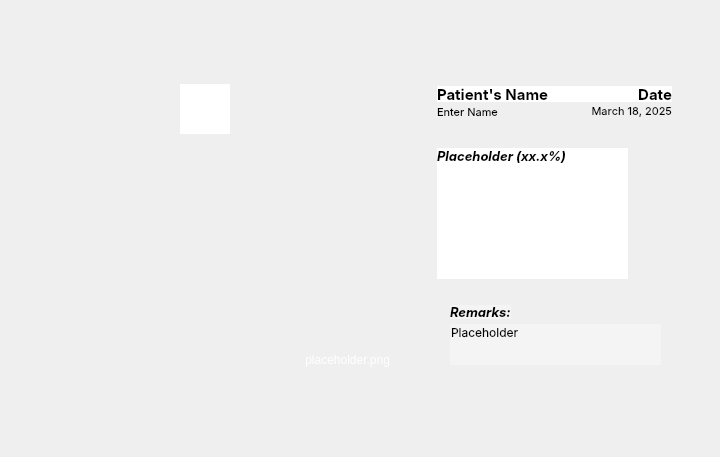
     <widget class="QWidget" name="historyViewer">
      <widget class="QPushButton" name="modifyRecordButton">
       <property name="geometry">
        <rect>
         <x>8</x>
         <y>391</y>
         <width>144</width>
         <height>57</height>
        </rect>
       </property>
       <property name="cursor">
        <cursorShape>PointingHandCursor</cursorShape>
       </property>
       <property name="styleSheet">
        <string notr="true">QPushButton {
    border: none;
    background: transparent;
    background-image: url(:images/assets/modifyrecord.png);
    background-repeat: no-repeat;
    background-position: center;
}
</string>
       </property>
       <property name="text">
        <string/>
       </property>
      </widget>
      <widget class="QPushButton" name="saveChangesButton">
       <property name="geometry">
        <rect>
         <x>161</x>
         <y>391</y>
         <width>127</width>
         <height>57</height>
        </rect>
       </property>
       <property name="cursor">
        <cursorShape>PointingHandCursor</cursorShape>
       </property>
       <property name="styleSheet">
        <string notr="true">QPushButton {
    border: none;
    background: transparent;
    background-image: url(:images/assets/savechanges.png);
    background-repeat: no-repeat;
    background-position: center;
}
</string>
       </property>
       <property name="text">
        <string/>
       </property>
      </widget>
      <widget class="QFrame" name="blackbg_2">
       <property name="geometry">
        <rect>
         <x>10</x>
         <y>84</y>
         <width>390</width>
         <height>292</height>
        </rect>
       </property>
       <property name="styleSheet">
        <string notr="true">QFrame {
    background-image: url(:images/assets/blackbg.png);
    background-repeat: no-repeat;
    background-position: center;
}
</string>
       </property>
       <widget class="QLabel" name="imagePlaceholder_2">
        <property name="geometry">
         <rect>
          <x>170</x>
          <y>0</y>
          <width>50</width>
          <height>50</height>
         </rect>
        </property>
        <property name="cursor">
         <cursorShape>ArrowCursor</cursorShape>
        </property>
        <property name="autoFillBackground">
         <bool>false</bool>
        </property>
        <property name="styleSheet">
         <string notr="true">QLabel {
    background-color: white; /* Solid white background */
}
</string>
        </property>
        <property name="text">
         <string/>
        </property>
        <property name="pixmap">
         <pixmap>C:/Users/kurtd/Desktop/New Dataset/Age-Related Macular Degeneration/25.png</pixmap>
        </property>
        <property name="scaledContents">
         <bool>true</bool>
        </property>
       </widget>
       <widget class="QLabel" name="imageName_2">
        <property name="geometry">
         <rect>
          <x>169</x>
          <y>266</y>
          <width>211</width>
          <height>20</height>
         </rect>
        </property>
        <property name="layoutDirection">
         <enum>Qt::LeftToRight</enum>
        </property>
        <property name="styleSheet">
         <string notr="true">QLabel {
background-color: transparent; 
color: white;
}</string>
        </property>
        <property name="text">
         <string>placeholder.png</string>
        </property>
        <property name="alignment">
         <set>Qt::AlignRight|Qt::AlignTrailing|Qt::AlignVCenter</set>
        </property>
       </widget>
       <widget class="QPushButton" name="xButton">
        <property name="geometry">
         <rect>
          <x>9</x>
          <y>9</y>
          <width>34</width>
          <height>33</height>
         </rect>
        </property>
        <property name="cursor">
         <cursorShape>PointingHandCursor</cursorShape>
        </property>
        <property name="styleSheet">
         <string notr="true">QPushButton {
    border: none;
    background: transparent;
    background-image: url(:images/assets/x.png);
    background-repeat: no-repeat;
    background-position: center;
}</string>
        </property>
        <property name="text">
         <string/>
        </property>
       </widget>
       <widget class="QPushButton" name="leftButton">
        <property name="geometry">
         <rect>
          <x>313</x>
          <y>9</y>
          <width>34</width>
          <height>33</height>
         </rect>
        </property>
        <property name="cursor">
         <cursorShape>PointingHandCursor</cursorShape>
        </property>
        <property name="styleSheet">
         <string notr="true">QPushButton {
    border: none;
    background: transparent;
    background-image: url(:images/assets/left.png);
    background-repeat: no-repeat;
    background-position: center;
}</string>
        </property>
        <property name="text">
         <string/>
        </property>
       </widget>
       <widget class="QPushButton" name="rightButton">
        <property name="geometry">
         <rect>
          <x>349</x>
          <y>9</y>
          <width>34</width>
          <height>33</height>
         </rect>
        </property>
        <property name="cursor">
         <cursorShape>PointingHandCursor</cursorShape>
        </property>
        <property name="styleSheet">
         <string notr="true">QPushButton {
    border: none;
    background: transparent;
    background-image: url(:images/assets/right.png);
    background-repeat: no-repeat;
    background-position: center;
}</string>
        </property>
        <property name="text">
         <string/>
        </property>
       </widget>
      </widget>
      <widget class="QWidget" name="ResultInfo" native="true">
       <property name="geometry">
        <rect>
         <x>400</x>
         <y>50</y>
         <width>311</width>
         <height>367</height>
        </rect>
       </property>
       <property name="sizePolicy">
        <sizepolicy hsizetype="Preferred" vsizetype="Preferred">
         <horstretch>0</horstretch>
         <verstretch>0</verstretch>
        </sizepolicy>
       </property>
       <property name="minimumSize">
        <size>
         <width>311</width>
         <height>367</height>
        </size>
       </property>
       <property name="maximumSize">
        <size>
         <width>0</width>
         <height>0</height>
        </size>
       </property>
       <property name="styleSheet">
        <string notr="true">QWidget {
    background-image: url(:images/assets/classification results.png);
    background-repeat: no-repeat;
    background-position: center;
}
</string>
       </property>
       <widget class="QLabel" name="resultPlaceholder_2">
        <property name="geometry">
         <rect>
          <x>37</x>
          <y>98</y>
          <width>191</width>
          <height>131</height>
         </rect>
        </property>
        <property name="palette">
         <palette>
          <active>
           <colorrole role="WindowText">
            <brush brushstyle="SolidPattern">
             <color alpha="255">
              <red>0</red>
              <green>0</green>
              <blue>0</blue>
             </color>
            </brush>
           </colorrole>
           <colorrole role="Button">
            <brush brushstyle="SolidPattern">
             <color alpha="255">
              <red>255</red>
              <green>255</green>
              <blue>255</blue>
             </color>
            </brush>
           </colorrole>
           <colorrole role="Text">
            <brush brushstyle="SolidPattern">
             <color alpha="255">
              <red>0</red>
              <green>0</green>
              <blue>0</blue>
             </color>
            </brush>
           </colorrole>
           <colorrole role="ButtonText">
            <brush brushstyle="SolidPattern">
             <color alpha="255">
              <red>0</red>
              <green>0</green>
              <blue>0</blue>
             </color>
            </brush>
           </colorrole>
           <colorrole role="Base">
            <brush brushstyle="SolidPattern">
             <color alpha="255">
              <red>255</red>
              <green>255</green>
              <blue>255</blue>
             </color>
            </brush>
           </colorrole>
           <colorrole role="Window">
            <brush brushstyle="SolidPattern">
             <color alpha="255">
              <red>255</red>
              <green>255</green>
              <blue>255</blue>
             </color>
            </brush>
           </colorrole>
           <colorrole role="PlaceholderText">
            <brush brushstyle="SolidPattern">
             <color alpha="128">
              <red>0</red>
              <green>0</green>
              <blue>0</blue>
             </color>
            </brush>
           </colorrole>
          </active>
          <inactive>
           <colorrole role="WindowText">
            <brush brushstyle="SolidPattern">
             <color alpha="255">
              <red>0</red>
              <green>0</green>
              <blue>0</blue>
             </color>
            </brush>
           </colorrole>
           <colorrole role="Button">
            <brush brushstyle="SolidPattern">
             <color alpha="255">
              <red>255</red>
              <green>255</green>
              <blue>255</blue>
             </color>
            </brush>
           </colorrole>
           <colorrole role="Text">
            <brush brushstyle="SolidPattern">
             <color alpha="255">
              <red>0</red>
              <green>0</green>
              <blue>0</blue>
             </color>
            </brush>
           </colorrole>
           <colorrole role="ButtonText">
            <brush brushstyle="SolidPattern">
             <color alpha="255">
              <red>0</red>
              <green>0</green>
              <blue>0</blue>
             </color>
            </brush>
           </colorrole>
           <colorrole role="Base">
            <brush brushstyle="SolidPattern">
             <color alpha="255">
              <red>255</red>
              <green>255</green>
              <blue>255</blue>
             </color>
            </brush>
           </colorrole>
           <colorrole role="Window">
            <brush brushstyle="SolidPattern">
             <color alpha="255">
              <red>255</red>
              <green>255</green>
              <blue>255</blue>
             </color>
            </brush>
           </colorrole>
           <colorrole role="PlaceholderText">
            <brush brushstyle="SolidPattern">
             <color alpha="128">
              <red>0</red>
              <green>0</green>
              <blue>0</blue>
             </color>
            </brush>
           </colorrole>
          </inactive>
          <disabled>
           <colorrole role="WindowText">
            <brush brushstyle="SolidPattern">
             <color alpha="255">
              <red>0</red>
              <green>0</green>
              <blue>0</blue>
             </color>
            </brush>
           </colorrole>
           <colorrole role="Button">
            <brush brushstyle="SolidPattern">
             <color alpha="255">
              <red>255</red>
              <green>255</green>
              <blue>255</blue>
             </color>
            </brush>
           </colorrole>
           <colorrole role="Text">
            <brush brushstyle="SolidPattern">
             <color alpha="255">
              <red>0</red>
              <green>0</green>
              <blue>0</blue>
             </color>
            </brush>
           </colorrole>
           <colorrole role="ButtonText">
            <brush brushstyle="SolidPattern">
             <color alpha="255">
              <red>0</red>
              <green>0</green>
              <blue>0</blue>
             </color>
            </brush>
           </colorrole>
           <colorrole role="Base">
            <brush brushstyle="SolidPattern">
             <color alpha="255">
              <red>255</red>
              <green>255</green>
              <blue>255</blue>
             </color>
            </brush>
           </colorrole>
           <colorrole role="Window">
            <brush brushstyle="SolidPattern">
             <color alpha="255">
              <red>255</red>
              <green>255</green>
              <blue>255</blue>
             </color>
            </brush>
           </colorrole>
           <colorrole role="PlaceholderText">
            <brush brushstyle="SolidPattern">
             <color alpha="128">
              <red>0</red>
              <green>0</green>
              <blue>0</blue>
             </color>
            </brush>
           </colorrole>
          </disabled>
         </palette>
        </property>
        <property name="font">
         <font>
          <family>Inter</family>
          <pointsize>10</pointsize>
          <italic>true</italic>
          <bold>true</bold>
         </font>
        </property>
        <property name="styleSheet">
         <string notr="true">QLabel {
    background-color: white; /* Solid white background */
    color: black; /* Ensure text stays visible */
}
</string>
        </property>
        <property name="lineWidth">
         <number>0</number>
        </property>
        <property name="text">
         <string>Placeholder (xx.x%)</string>
        </property>
        <property name="alignment">
         <set>Qt::AlignLeading|Qt::AlignLeft|Qt::AlignTop</set>
        </property>
        <property name="wordWrap">
         <bool>true</bool>
        </property>
       </widget>
       <widget class="QLabel" name="nameLabel_2">
        <property name="geometry">
         <rect>
          <x>37</x>
          <y>36</y>
          <width>131</width>
          <height>16</height>
         </rect>
        </property>
        <property name="font">
         <font>
          <family>Inter</family>
          <pointsize>11</pointsize>
          <bold>true</bold>
         </font>
        </property>
        <property name="styleSheet">
         <string notr="true">QLabel {
    background-color: white; /* Solid white background */
    color: black; /* Ensure text stays visible */
}
</string>
        </property>
        <property name="text">
         <string>Patient's Name</string>
        </property>
       </widget>
       <widget class="QLabel" name="dateLabel_2">
        <property name="geometry">
         <rect>
          <x>161</x>
          <y>36</y>
          <width>111</width>
          <height>16</height>
         </rect>
        </property>
        <property name="font">
         <font>
          <family>Inter</family>
          <pointsize>11</pointsize>
          <bold>true</bold>
         </font>
        </property>
        <property name="styleSheet">
         <string notr="true">QLabel {
    background-color: white; /* Solid white background */
    color: black; /* Ensure text stays visible */
}
</string>
        </property>
        <property name="text">
         <string>Date</string>
        </property>
        <property name="alignment">
         <set>Qt::AlignRight|Qt::AlignTrailing|Qt::AlignVCenter</set>
        </property>
       </widget>
       <widget class="QLabel" name="nameValue_2">
        <property name="geometry">
         <rect>
          <x>37</x>
          <y>50</y>
          <width>131</width>
          <height>24</height>
         </rect>
        </property>
        <property name="font">
         <font>
          <family>Inter</family>
          <pointsize>8</pointsize>
          <bold>false</bold>
          <kerning>false</kerning>
         </font>
        </property>
        <property name="styleSheet">
         <string notr="true">QLabel {
    background-color: transparent; /* Solid white background */
    color: black; /* Ensure text stays visible */
}
</string>
        </property>
        <property name="text">
         <string>Enter Name</string>
        </property>
       </widget>
       <widget class="QLabel" name="dateValue_2">
        <property name="geometry">
         <rect>
          <x>161</x>
          <y>50</y>
          <width>111</width>
          <height>21</height>
         </rect>
        </property>
        <property name="font">
         <font>
          <family>Inter</family>
          <pointsize>8</pointsize>
          <bold>false</bold>
          <kerning>false</kerning>
         </font>
        </property>
        <property name="styleSheet">
         <string notr="true">QLabel {
    background-color: transparent; /* Solid white background */
    color: black; /* Ensure text stays visible */
}
</string>
        </property>
        <property name="text">
         <string>March 18, 2025</string>
        </property>
        <property name="alignment">
         <set>Qt::AlignRight|Qt::AlignTrailing|Qt::AlignVCenter</set>
        </property>
       </widget>
       <widget class="QLabel" name="remarkLabel_2">
        <property name="geometry">
         <rect>
          <x>50</x>
          <y>255</y>
          <width>61</width>
          <height>14</height>
         </rect>
        </property>
        <property name="palette">
         <palette>
          <active>
           <colorrole role="WindowText">
            <brush brushstyle="SolidPattern">
             <color alpha="255">
              <red>0</red>
              <green>0</green>
              <blue>0</blue>
             </color>
            </brush>
           </colorrole>
           <colorrole role="Button">
            <brush brushstyle="SolidPattern">
             <color alpha="255">
              <red>244</red>
              <green>244</green>
              <blue>244</blue>
             </color>
            </brush>
           </colorrole>
           <colorrole role="Text">
            <brush brushstyle="SolidPattern">
             <color alpha="255">
              <red>0</red>
              <green>0</green>
              <blue>0</blue>
             </color>
            </brush>
           </colorrole>
           <colorrole role="ButtonText">
            <brush brushstyle="SolidPattern">
             <color alpha="255">
              <red>0</red>
              <green>0</green>
              <blue>0</blue>
             </color>
            </brush>
           </colorrole>
           <colorrole role="Base">
            <brush brushstyle="SolidPattern">
             <color alpha="255">
              <red>244</red>
              <green>244</green>
              <blue>244</blue>
             </color>
            </brush>
           </colorrole>
           <colorrole role="Window">
            <brush brushstyle="SolidPattern">
             <color alpha="255">
              <red>244</red>
              <green>244</green>
              <blue>244</blue>
             </color>
            </brush>
           </colorrole>
           <colorrole role="PlaceholderText">
            <brush brushstyle="SolidPattern">
             <color alpha="128">
              <red>0</red>
              <green>0</green>
              <blue>0</blue>
             </color>
            </brush>
           </colorrole>
          </active>
          <inactive>
           <colorrole role="WindowText">
            <brush brushstyle="SolidPattern">
             <color alpha="255">
              <red>0</red>
              <green>0</green>
              <blue>0</blue>
             </color>
            </brush>
           </colorrole>
           <colorrole role="Button">
            <brush brushstyle="SolidPattern">
             <color alpha="255">
              <red>244</red>
              <green>244</green>
              <blue>244</blue>
             </color>
            </brush>
           </colorrole>
           <colorrole role="Text">
            <brush brushstyle="SolidPattern">
             <color alpha="255">
              <red>0</red>
              <green>0</green>
              <blue>0</blue>
             </color>
            </brush>
           </colorrole>
           <colorrole role="ButtonText">
            <brush brushstyle="SolidPattern">
             <color alpha="255">
              <red>0</red>
              <green>0</green>
              <blue>0</blue>
             </color>
            </brush>
           </colorrole>
           <colorrole role="Base">
            <brush brushstyle="SolidPattern">
             <color alpha="255">
              <red>244</red>
              <green>244</green>
              <blue>244</blue>
             </color>
            </brush>
           </colorrole>
           <colorrole role="Window">
            <brush brushstyle="SolidPattern">
             <color alpha="255">
              <red>244</red>
              <green>244</green>
              <blue>244</blue>
             </color>
            </brush>
           </colorrole>
           <colorrole role="PlaceholderText">
            <brush brushstyle="SolidPattern">
             <color alpha="128">
              <red>0</red>
              <green>0</green>
              <blue>0</blue>
             </color>
            </brush>
           </colorrole>
          </inactive>
          <disabled>
           <colorrole role="WindowText">
            <brush brushstyle="SolidPattern">
             <color alpha="255">
              <red>0</red>
              <green>0</green>
              <blue>0</blue>
             </color>
            </brush>
           </colorrole>
           <colorrole role="Button">
            <brush brushstyle="SolidPattern">
             <color alpha="255">
              <red>244</red>
              <green>244</green>
              <blue>244</blue>
             </color>
            </brush>
           </colorrole>
           <colorrole role="Text">
            <brush brushstyle="SolidPattern">
             <color alpha="255">
              <red>0</red>
              <green>0</green>
              <blue>0</blue>
             </color>
            </brush>
           </colorrole>
           <colorrole role="ButtonText">
            <brush brushstyle="SolidPattern">
             <color alpha="255">
              <red>0</red>
              <green>0</green>
              <blue>0</blue>
             </color>
            </brush>
           </colorrole>
           <colorrole role="Base">
            <brush brushstyle="SolidPattern">
             <color alpha="255">
              <red>244</red>
              <green>244</green>
              <blue>244</blue>
             </color>
            </brush>
           </colorrole>
           <colorrole role="Window">
            <brush brushstyle="SolidPattern">
             <color alpha="255">
              <red>244</red>
              <green>244</green>
              <blue>244</blue>
             </color>
            </brush>
           </colorrole>
           <colorrole role="PlaceholderText">
            <brush brushstyle="SolidPattern">
             <color alpha="128">
              <red>0</red>
              <green>0</green>
              <blue>0</blue>
             </color>
            </brush>
           </colorrole>
          </disabled>
         </palette>
        </property>
        <property name="font">
         <font>
          <family>Inter</family>
          <pointsize>10</pointsize>
          <italic>true</italic>
          <bold>true</bold>
         </font>
        </property>
        <property name="styleSheet">
         <string notr="true">QLabel {
    background-color: rgb(244, 244, 244); /* Solid white background */
    color: black; /* Ensure text stays visible */
}
</string>
        </property>
        <property name="text">
         <string>Remarks:</string>
        </property>
        <property name="wordWrap">
         <bool>true</bool>
        </property>
       </widget>
       <widget class="QLabel" name="remarkValue_2">
        <property name="geometry">
         <rect>
          <x>50</x>
          <y>274</y>
          <width>211</width>
          <height>41</height>
         </rect>
        </property>
        <property name="palette">
         <palette>
          <active>
           <colorrole role="WindowText">
            <brush brushstyle="SolidPattern">
             <color alpha="255">
              <red>0</red>
              <green>0</green>
              <blue>0</blue>
             </color>
            </brush>
           </colorrole>
           <colorrole role="Button">
            <brush brushstyle="SolidPattern">
             <color alpha="255">
              <red>244</red>
              <green>244</green>
              <blue>244</blue>
             </color>
            </brush>
           </colorrole>
           <colorrole role="Text">
            <brush brushstyle="SolidPattern">
             <color alpha="255">
              <red>0</red>
              <green>0</green>
              <blue>0</blue>
             </color>
            </brush>
           </colorrole>
           <colorrole role="ButtonText">
            <brush brushstyle="SolidPattern">
             <color alpha="255">
              <red>0</red>
              <green>0</green>
              <blue>0</blue>
             </color>
            </brush>
           </colorrole>
           <colorrole role="Base">
            <brush brushstyle="SolidPattern">
             <color alpha="255">
              <red>244</red>
              <green>244</green>
              <blue>244</blue>
             </color>
            </brush>
           </colorrole>
           <colorrole role="Window">
            <brush brushstyle="SolidPattern">
             <color alpha="255">
              <red>244</red>
              <green>244</green>
              <blue>244</blue>
             </color>
            </brush>
           </colorrole>
           <colorrole role="PlaceholderText">
            <brush brushstyle="SolidPattern">
             <color alpha="128">
              <red>0</red>
              <green>0</green>
              <blue>0</blue>
             </color>
            </brush>
           </colorrole>
          </active>
          <inactive>
           <colorrole role="WindowText">
            <brush brushstyle="SolidPattern">
             <color alpha="255">
              <red>0</red>
              <green>0</green>
              <blue>0</blue>
             </color>
            </brush>
           </colorrole>
           <colorrole role="Button">
            <brush brushstyle="SolidPattern">
             <color alpha="255">
              <red>244</red>
              <green>244</green>
              <blue>244</blue>
             </color>
            </brush>
           </colorrole>
           <colorrole role="Text">
            <brush brushstyle="SolidPattern">
             <color alpha="255">
              <red>0</red>
              <green>0</green>
              <blue>0</blue>
             </color>
            </brush>
           </colorrole>
           <colorrole role="ButtonText">
            <brush brushstyle="SolidPattern">
             <color alpha="255">
              <red>0</red>
              <green>0</green>
              <blue>0</blue>
             </color>
            </brush>
           </colorrole>
           <colorrole role="Base">
            <brush brushstyle="SolidPattern">
             <color alpha="255">
              <red>244</red>
              <green>244</green>
              <blue>244</blue>
             </color>
            </brush>
           </colorrole>
           <colorrole role="Window">
            <brush brushstyle="SolidPattern">
             <color alpha="255">
              <red>244</red>
              <green>244</green>
              <blue>244</blue>
             </color>
            </brush>
           </colorrole>
           <colorrole role="PlaceholderText">
            <brush brushstyle="SolidPattern">
             <color alpha="128">
              <red>0</red>
              <green>0</green>
              <blue>0</blue>
             </color>
            </brush>
           </colorrole>
          </inactive>
          <disabled>
           <colorrole role="WindowText">
            <brush brushstyle="SolidPattern">
             <color alpha="255">
              <red>0</red>
              <green>0</green>
              <blue>0</blue>
             </color>
            </brush>
           </colorrole>
           <colorrole role="Button">
            <brush brushstyle="SolidPattern">
             <color alpha="255">
              <red>244</red>
              <green>244</green>
              <blue>244</blue>
             </color>
            </brush>
           </colorrole>
           <colorrole role="Text">
            <brush brushstyle="SolidPattern">
             <color alpha="255">
              <red>0</red>
              <green>0</green>
              <blue>0</blue>
             </color>
            </brush>
           </colorrole>
           <colorrole role="ButtonText">
            <brush brushstyle="SolidPattern">
             <color alpha="255">
              <red>0</red>
              <green>0</green>
              <blue>0</blue>
             </color>
            </brush>
           </colorrole>
           <colorrole role="Base">
            <brush brushstyle="SolidPattern">
             <color alpha="255">
              <red>244</red>
              <green>244</green>
              <blue>244</blue>
             </color>
            </brush>
           </colorrole>
           <colorrole role="Window">
            <brush brushstyle="SolidPattern">
             <color alpha="255">
              <red>244</red>
              <green>244</green>
              <blue>244</blue>
             </color>
            </brush>
           </colorrole>
           <colorrole role="PlaceholderText">
            <brush brushstyle="SolidPattern">
             <color alpha="128">
              <red>0</red>
              <green>0</green>
              <blue>0</blue>
             </color>
            </brush>
           </colorrole>
          </disabled>
         </palette>
        </property>
        <property name="font">
         <font>
          <family>Inter</family>
          <pointsize>9</pointsize>
          <italic>false</italic>
          <bold>false</bold>
         </font>
        </property>
        <property name="styleSheet">
         <string notr="true">QLabel {
    background-color: rgb(244, 244, 244); /* Solid white background */
    color: black; /* Ensure text stays visible */
}
</string>
        </property>
        <property name="text">
         <string>Placeholder</string>
        </property>
        <property name="alignment">
         <set>Qt::AlignLeading|Qt::AlignLeft|Qt::AlignTop</set>
        </property>
        <property name="wordWrap">
         <bool>true</bool>
        </property>
        <property name="indent">
         <number>1</number>
        </property>
       </widget>
      </widget>
     </widget>
